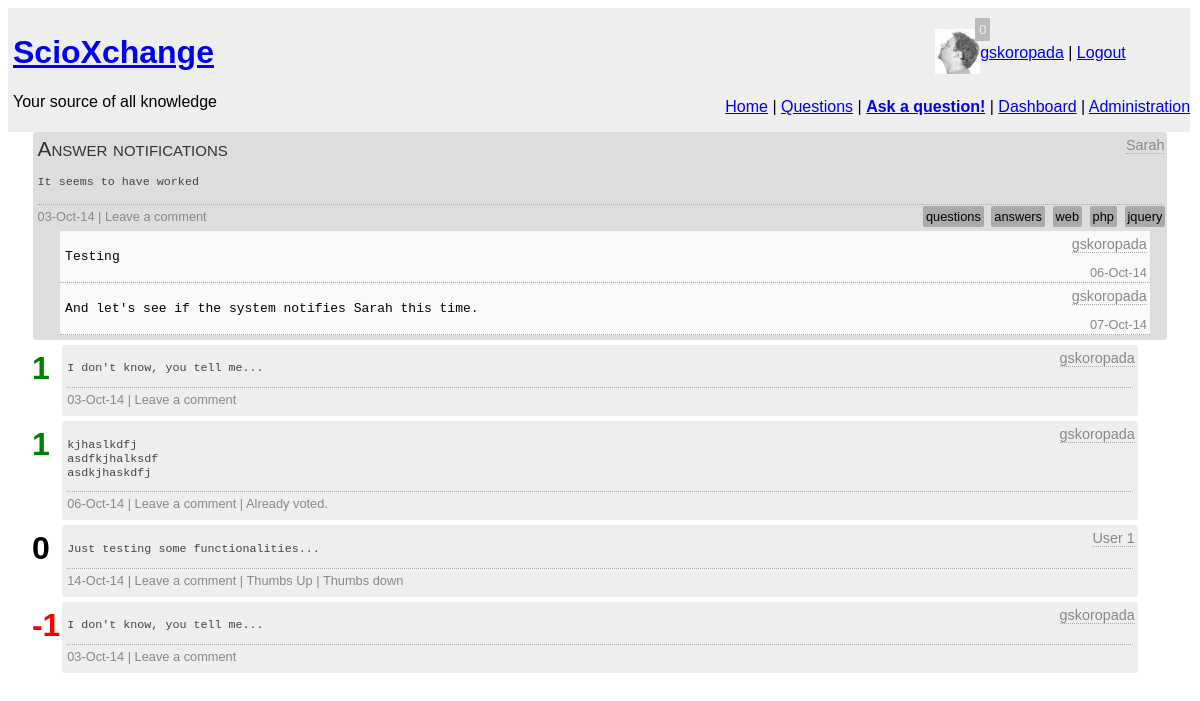
Page /question.php?id=22 (signed in) on the committed database.
### tables this page shows
CREATE TABLE `question` (
  `question_id` int(10) unsigned NOT NULL AUTO_INCREMENT,
  `author` int(10) unsigned NOT NULL COMMENT 'Foreign Key',
  `question_title` text,
  `content` longtext,
  `tags` text,
  `timestamp` datetime NOT NULL,
  PRIMARY KEY (`question_id`),
  KEY `author` (`author`),
  CONSTRAINT `question_ibfk_1` FOREIGN KEY (`author`) REFERENCES `user` (`UserID`)
);

CREATE TABLE `user` (
  `UserID` int(11) unsigned NOT NULL AUTO_INCREMENT,
  `email` varchar(30) NOT NULL,
  `screenName` varchar(25) NOT NULL,
  `reputation` float DEFAULT '0',
  `role` int(11) DEFAULT '0',
  `avatar` varchar(20) DEFAULT NULL,
  `pwd` varchar(255) NOT NULL,
  `active` bit(1) NOT NULL DEFAULT b'0',
  `moderated` bit(1) NOT NULL DEFAULT b'1',
  `pwdChange` bit(1) DEFAULT b'0',
  PRIMARY KEY (`UserID`)
);

CREATE TABLE `comment` (
  `comment_id` int(10) unsigned NOT NULL AUTO_INCREMENT,
  `comment_author` int(10) unsigned NOT NULL,
  `comment` longtext NOT NULL,
  `link` int(10) unsigned NOT NULL,
  `link_to` tinyint(4) DEFAULT NULL,
  `timestamp` datetime DEFAULT NULL,
  PRIMARY KEY (`comment_id`),
  KEY `author` (`comment_author`),
  KEY `link` (`link`),
  CONSTRAINT `comment_ibfk_1` FOREIGN KEY (`comment_author`) REFERENCES `user` (`UserID`)
);

CREATE TABLE `answer` (
  `answer_id` int(10) unsigned NOT NULL AUTO_INCREMENT,
  `author` int(10) unsigned NOT NULL,
  `content` longtext NOT NULL,
  `positive_votes` int(11) NOT NULL DEFAULT '0',
  `negative_votes` int(11) NOT NULL DEFAULT '0',
  `question` int(10) unsigned NOT NULL,
  `timestamp` datetime DEFAULT NULL,
  PRIMARY KEY (`answer_id`),
  KEY `author` (`author`),
  KEY `answer_question_idx` (`question`),
  CONSTRAINT `answer_ibfk_1` FOREIGN KEY (`author`) REFERENCES `user` (`UserID`),
  CONSTRAINT `answer_question` FOREIGN KEY (`question`) REFERENCES `question` (`question_id`) ON DELETE CASCADE ON UPDATE CASCADE
);

### vote.php (called while the page is built, shortened)
<?php
function checkVote($id) {
	global $con;
	$query = "SELECT count(answer) as voted FROM vote_tracking WHERE author=".$_SESSION['userid']." AND answer=".$id;
	$result = mysqli_query($con, $query);
	if(!$result) {
		echo "DB Error";
	} else{
		$voted = mysqli_fetch_array($result);
		if($voted['voted'] == 0) {
			return true;
		} else {
			return false;
		}
	}
}
?>

### question.php (the view, shortened to what this page needs)
<?php
require ("connect.php");
$sql = 'SELECT author, question_title, content, tags, timestamp, screenName FROM question INNER JOIN user ON author = UserID WHERE question_id = '.$_GET['id'];
$result = mysqli_query($con, $sql);
$question = mysqli_fetch_assoc($result);
include "html_start.php";
include "header.php";
require "vote.php";
require "questions_backend.php";
$d = new DateTime($question['timestamp']);
echo "<div id='wrapper'>";
echo "<div class='question'><p class='qtitle'>".$question['question_title']."</p>";
echo "<span class='qexcerpt'><p><pre>".$question['content']."</pre></p></span>";
echo "<span class='qstats'>".date_format($d,"d-M-y");
if(isset($_SESSION['userid'])) {
	echo " | <span id='".$_GET['id']."' class='btnQComment click_option'>Leave a comment</span>";
}
echo "<span class='tags'>";
$tags = explode(',' , $question['tags']);
foreach($tags as $tag) {
	$tag = trim($tag);
	echo "<a href='tag.php?tag=$tag'>$tag</a> ";
}
echo "</span></span><span class='qauthor'><a href=\"user_profile.php?id=".$question['author']."\">" . $question['screenName']."</a></span>";
getComments(0, $_GET['id'] );
echo "</div>";
getAnswers($_GET['id'], false);
echo "</div>";
require("html_end.php");
?>

### questions_backend.php (shortened to what this page needs)
<?php
function getAnswers($id, $slider) {
	global $con;
	$sql = "SELECT answer_id, author, content, (positive_votes-negative_votes) as rating, screenName, timestamp FROM answer INNER JOIN user on author = UserID WHERE question = $id ORDER BY rating DESC";
	$result = mysqli_query($con, $sql);
	while($answers = mysqli_fetch_assoc($result)) {
		echo "<div class='answer' id='ans_".$answers['answer_id']."'><span class='ans_content'><pre>".$answers['content']."</pre></span><span class='aauthor'><a href=\"user_profile.php?id="
				.$answers['author']."\">".$answers['screenName']."</a></span>";
		echo "<span id='rating_".$answers['answer_id']."' class='rating ";
		if($answers['rating']>0) {
			echo "r_pos";
		} else if ($answers['rating']<0){
			echo "r_neg";
		}
		echo "'>".$answers['rating']."</span>";
		echo "<div class='astats'>".date_format(new DateTime($answers['timestamp']), "d-M-y");
		if(isset($_SESSION['userid'])) {
			echo " | <span id='".$answers['answer_id']."' class='click_option btnAComment'>Leave a comment</span>";
			if(checkVote($answers['answer_id'])) {
				if($_SESSION['userid'] != $answers['author']) {
					echo " | <span id='".$answers['answer_id']."' class='click_option thumb_up'>Thumbs Up</span>";
					echo " | <span id='".$answers['answer_id']."' class='click_option thumb_down'>Thumbs down</span>";
				}
			} else {
				echo " | Already voted.";
			}
		}
		echo "</div>";
		if(!$slider) {
			getComments(1, $answers['answer_id']);
		}
		echo "</div>";
	}
}
function getComments($type, $id) {
	global $con;
	$sql = "SELECT comment_id, screenName, comment, timestamp, comment_author FROM comment INNER JOIN user ON UserID = comment_author WHERE link = $id AND link_to = $type";
	$result = mysqli_query($con, $sql);
	while($comment = mysqli_fetch_assoc($result)) {
		echo "<div class='comment'>";
		echo "<span class='cauthor'><a href='user_profile.php?id=".$comment['comment_author']."'>".$comment['screenName']."</a></span>";
		echo "<pre>".$comment['comment']."</pre>";
		echo "<span class='comment_timestamp'>".date_format(new DateTime($comment['timestamp']), "d-M-y")."</span>";
		echo "</div>";
	}
}
?>

### styles/main.css (style rules this page uses)
body { font-family: sans-serif; }
#wrapper { position: relative; float: left; clear: right; width: 100%; }

### styles/questions.css (style rules this page uses)
.question { position: relative; width: 95%; background-color: #ddd; margin: auto; margin-bottom: 5px; padding: 5px; border-radius: 3px; }
.rating { position: absolute; top: 3px; left: -3%; font-size: 2em; font-weight: 900; padding: 2px; }
.r_pos { color: green; }
.r_neg { color: red; }
.answer { position: relative; width: 90%; background-color: #eee; margin: auto; margin-bottom: 5px; padding: 5px; border-radius: 3px; }
.comment { width: 96%; margin-left: 2%; background-color: #f9f9f9; padding: 5px; border-bottom: dotted 1px #aaa; position: relative; }
.comment_timestamp { font-size: 0.8em; color: #888; position: absolute; bottom: 2px; right: 3px; }
.qtitle { font-size: 1.3em; font-variant: small-caps; padding: 0px; margin: 0px; margin-bottom: 4px; color: #333; }
.qauthor { position: absolute; top: 5px; right: 3px; font-size: 0.9em; border-bottom: dotted 1px #aaa; }
.aauthor { position: absolute; top: 5px; right: 3px; font-size: 0.9em; border-bottom: dotted 1px #aaa; }
.cauthor { position: absolute; top: 5px; right: 3px; font-size: 0.9em; border-bottom: dotted 1px #aaa; }
.qauthor > a:link, .qauthor > a:visited, .aauthor > a:link, .aauthor > a:visited, .cauthor > a:link, .cauthor > a:visited { color: #888; text-decoration: none; }
.qexcerpt { color: #444; font-size: 0.9em; display: block; }
.ans_content { color: #444; font-size: 0.9em; display: block; }
.qstats { margin-top: 3px; margin-bottom: 3px; border-top: dotted 1px #aaa; width: 100%; display: block; padding-top: 4px; padding-bottom: 4px; font-size: 0.8em; color: #888; }
.astats { margin-top: 3px; border-top: dotted 1px #aaa; width: 100%; display: block; padding-top: 4px; padding-bottom: 4px; font-size: 0.8em; color: #888; }
.tags { position: absolute; right: 0px; text-align: right; }
.tags > a:link, .tags > a:visited { background-color: #aaa; padding: 3px; margin: 2px; border-radius: 2px; color: black; text-decoration: none; }

### rows in the picture
question: question_title "Answer notifications", content "It seems to have worked", timestamp "03-Oct-14", tags "questions", tags "answers", tags "web", tags "php", tags "jquery", author.screenName "Sarah"
comment: comment_author.screenName "gskoropada", comment "Testing", timestamp "06-Oct-14"
comment: comment_author.screenName "gskoropada", comment "And let's see if the system notifies Sarah this time.", timestamp "07-Oct-14"
answer: content "I don't know, you tell me...", author.screenName "gskoropada", rating "1", timestamp "03-Oct-14"
answer: content "kjhaslkdfj asdfkjhalksdf asdkjhaskdfj", author.screenName "gskoropada", rating "1", timestamp "06-Oct-14", shows "| Already voted."
answer: content "Just testing some functionalities...", author.screenName "User 1", rating "0", timestamp "14-Oct-14"
answer: content "I don't know, you tell me...", author.screenName "gskoropada", rating "-1", timestamp "03-Oct-14"

### other values in the picture
$nots "0"
$_SESSION['screenname'] "gskoropada"
